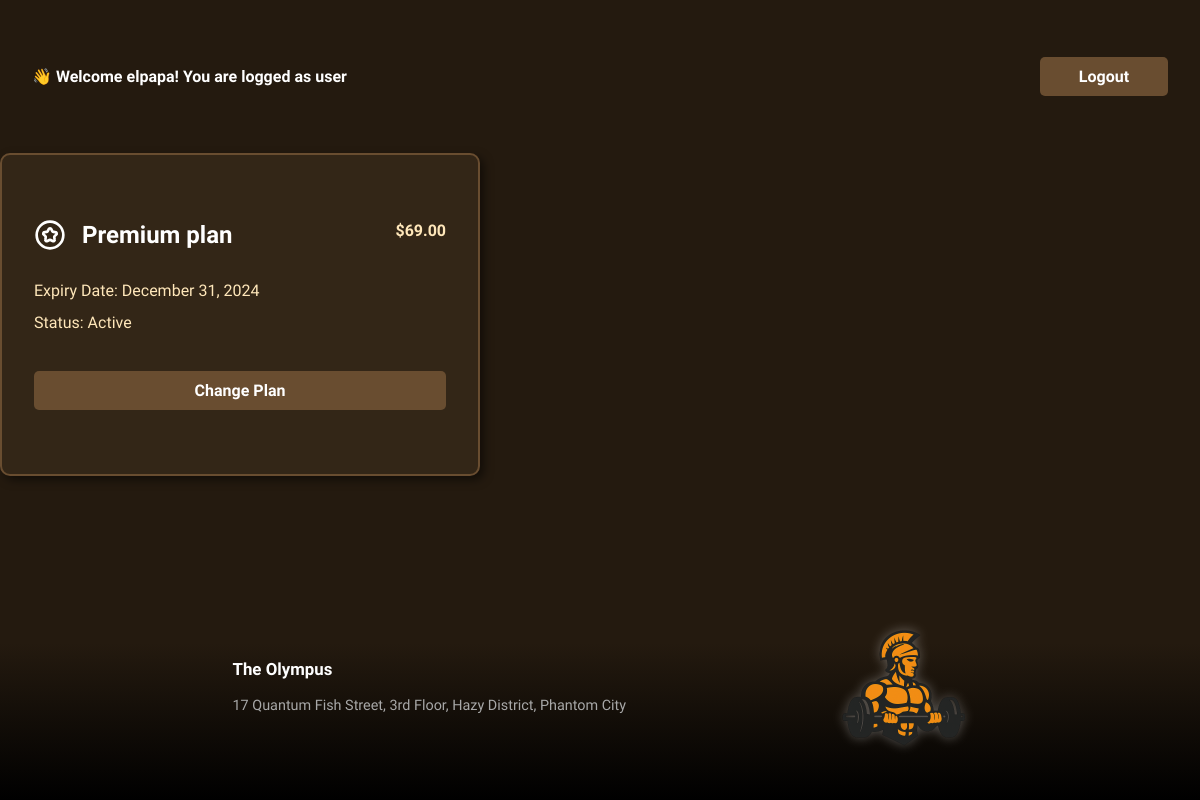
Screenshot of /dashboard/ (signed in) with the database file from the repository.
### the_olympus/models.py (models this page shows, shortened)
class Profile(AbstractUser):
    plan = models.ForeignKey('Plan', on_delete=models.CASCADE, null=True, blank=True)
    role = models.CharField(max_length=20, choices=[('user', 'User'), ('admin', 'Admin')], default='user')
    deleted_at = models.DateTimeField(null=True, blank=True)
    bank_account = models.CharField(max_length=30, null=False, blank=False)

class Plan(models.Model):
    name = models.CharField(max_length=20)
    price = models.DecimalField(max_digits=6, decimal_places=2)
    features = models.JSONField(default=list)
    is_premium = models.BooleanField(default=False)

### the_olympus/views.py (the view)
# urls.py: path('dashboard/', user_dashboard, name='dashboard'),
def user_dashboard(request):
    payments = Payment.objects.filter(profile=request.user.id)
    context = {'payments': payments}
    return render(request, 'the_olympus/user_dashboard.html', context)

### the_olympus/templates/the_olympus/user_dashboard.html (shortened to what this page needs)
{% extends "the_olympus/_base.html" %} {% load static %} {% block content %}
{% if user.is_authenticated %}
<main>
  <section class="card card--plan">
    <header class="card__header">
      <h2 class="card__title">
        <span class="card__title-text">{{ user.plan.name }} plan</span>
        <span class="card__price">${{ user.plan.price }}</span>
      </h2>
    </header>
    <div class="card__body">
      <p class="card__info">Expiry Date: December 31, 2024</p>
      <p class="card__info">Status: Active</p>
    </div>
    <footer class="card__footer">
      <button class="card__button button button--secondary clickable">
        Change Plan
      </button>
    </footer>
  </section>
</main>
{% endif %}
{% endblock %}

### the_olympus/templates/the_olympus/_base.html (shortened to what this page needs)
{% load static %}
<!doctype html>
<html lang="en">
  <head>
    <link
      rel="stylesheet"
      href="{% static 'the_olympus/styles/styles.css' %}"
    />
  </head>
    {% if user.is_authenticated %}
    <nav class="user-header">
      <h1 class="user-header__message">
        👋 Welcome {{ user.username }}! You are logged as {{ user.role }}
      </h1>
      <form
        class="user-header__logout-form"
        method="post"
        action="{% url 'logout' %}"
      >
        <button class="button button--secondary">Logout</button>
      </form>
    </nav>
    {% endif %}
    {% block content %} {% endblock %}
    <footer class="footer">
      <div class="footer__info">
        <h3 class="footer__title">The Olympus</h3>
        <p class="footer__address">
          17 Quantum Fish Street, 3rd Floor, Hazy District, Phantom City
        </p>
      </div>
      <div class="footer__logo-container">
        <img
          class="footer__logo"
          src="{% static 'the_olympus/images/logo.png' %}"
          alt="The Olympus Logo"
        />
      </div>
    </footer>
  </body>
</html>

### the_olympus/static/the_olympus/styles/styles.css (style rules this page uses)
:root { --color-naranja: #ffa500; --color-fondo: #332617; --color-marron: #241a0f; --color-negro: #00000088; --color-gris: #a8a8a8; --color-borde: #694d30; --color-blanco: white; --color-verde: #abfac8; --color-azul: #a4bfec; --color-amarillo: #e9d481; --radio: 14px; --sombra: 0 8px 20px rgba(0, 0, 0, 0.05); --fuente: "Segoe UI", system-ui, sans-serif; }
html { scroll-behavior: smooth; }
* { margin: 0px; box-sizing: border-box; font-family: Lexend, sans-serif; }
.button { transition: all 100ms; font-size: inherit; background-color: #694d30; color: white; text-decoration: none; border: none; padding: 10px 20px; font-weight: bold; border-radius: 5px; cursor: pointer; min-width: 8rem; text-align: center; }
.hero__logo, .footer__logo { width: 100%; filter: drop-shadow(0 0 6px rgba(255, 255, 255, 0.3)); }
.footer { background-image: linear-gradient(to top, black 0%, #241a0f 70%); padding: 3rem 1.2rem; font-size: 0.9em; display: flex; justify-content: space-evenly; align-items: center; align-self: flex-end; }
.footer__info { max-width: 50%; }
.footer__title { margin-bottom: 1rem; }
.footer__address { color: #a8a8a8; line-height: 1.5; }
.footer__logo-container { width: 8rem; height: 8rem; max-width: 50%; }
.user-header { margin: 2rem min(3vw, 2rem) 2rem min(3vw, 2rem); display: flex; align-items: center; justify-content: space-between; }
.user-header__logout-form { display: inline-block; }
.user-header__message { font-size: 1rem; font-weight: bold; }
.card { border: 2px solid #694d30; border-radius: 10px; box-shadow: 4px 4px 10px rgba(0, 0, 0, 0.5); max-width: 30rem; padding: 2rem; background: #332617; display: flex; flex-direction: column; }
.card--plan { padding: 4rem 2rem; }
.card__header { display: flex; gap: 1rem; align-items: center; margin-bottom: 1.5rem; }
.card__icon { flex-shrink: 0; }
.card__title { font-size: 1.2rem; font-weight: bold; width: 100%; display: flex; flex-direction: column; align-items: start; justify-content: space-between; gap: 0.5rem; }
.card__title-text { color: white; }
.card__price { font-size: 0.8rem; color: #ffe7ba; }
.card__body { line-height: 2; color: #ffe7ba; font-size: 0.8rem; flex: 1; }
.card__info { margin: 0; padding: 0; }
.card__footer { margin-top: 2rem; }
.card__button { width: 100%; }
@media (min-width: 40rem) { .card__title { flex-direction: row; font-size: 1.5rem; } }
@media (min-width: 40rem) { .card__price { font-size: 1rem; } }
@media (min-width: 40rem) { .card__body { font-size: 1rem; } }

### rows the page displays
Profile: username "elpapa", role "user", plan.name "Premium", plan.price "69.00"
